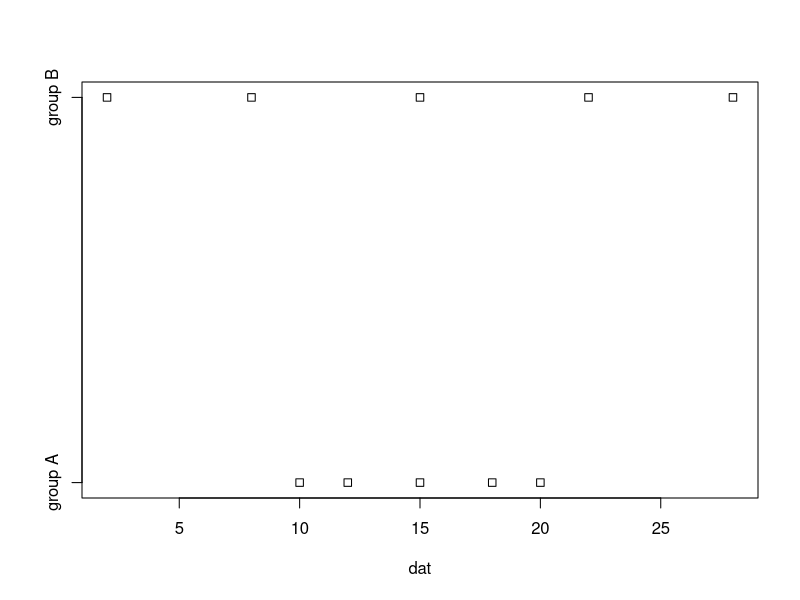

The R script that drew this image:
#source('D:/OneDrive/study/R/stat_by_R/03/tApply.R')
cat("\014")

#Set collection of 5 "Group A" and 5"Group B" 
set = c(rep("group A",5), rep("group B",5))
#Set collection of 10 data
dat = c(10,12,15,18,20,2,8,15,22,28)

#Set frame of by collection set and dat
Info = data.frame(set, dat)


print(Info)
#calculate average of dat in each group
tapply(Info$dat, set, mean) 

#plot distribution compare fof dat/set from Info
stripchart(dat~set, data = Info)


tapply(Info$dat,set,range)
